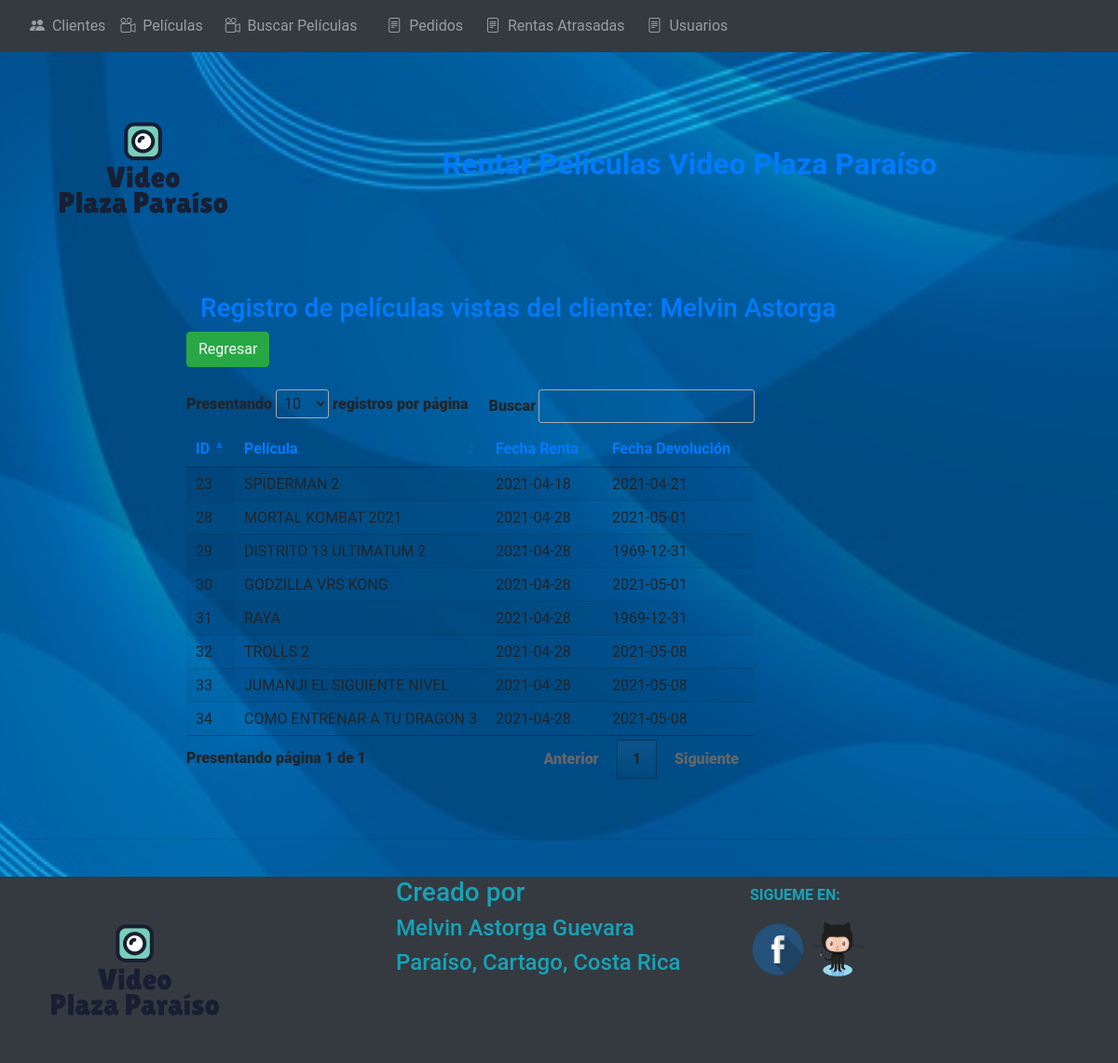
/renta_vistas.php?customer_id=1&customer_name=Melvin&lastname=Astorga, run on the app's committed database.
### tables this page shows
CREATE TABLE `rent` (
  `rent_id` int(11) NOT NULL AUTO_INCREMENT,
  `customer_id` int(11) DEFAULT NULL,
  `movie_id` int(11) DEFAULT NULL,
  `date_rent` date DEFAULT NULL,
  `date_return` date DEFAULT NULL,
  `rent_status` varchar(30) DEFAULT NULL,
  PRIMARY KEY (`rent_id`),
  KEY `FK_CustomerRent` (`customer_id`),
  KEY `FK_MovieRent` (`movie_id`),
  CONSTRAINT `FK_CustomerRent` FOREIGN KEY (`customer_id`) REFERENCES `customer` (`customer_id`),
  CONSTRAINT `FK_MovieRent` FOREIGN KEY (`movie_id`) REFERENCES `movie` (`movie_id`)
);

CREATE TABLE `movie` (
  `movie_id` int(11) NOT NULL AUTO_INCREMENT,
  `movie_code` varchar(30) DEFAULT NULL,
  `movie_name` varchar(60) DEFAULT NULL,
  `gender` varchar(40) DEFAULT NULL,
  `spanish` tinyint(1) DEFAULT NULL,
  `actor` varchar(100) DEFAULT NULL,
  `director` varchar(60) DEFAULT NULL,
  `active` int(11) DEFAULT NULL,
  PRIMARY KEY (`movie_id`)
);

### renta_vistas.php (the view, shortened to what this page needs)
<?php
$id_customer = $_GET['customer_id'];
$customer_name = $_GET['customer_name'];
$lastname = $_GET['lastname'];
?>
<!DOCTYPE html>
<html lang="en">
<head>
    <link rel="stylesheet" href="https://maxcdn.bootstrapcdn.com/bootstrap/4.0.0/css/bootstrap.min.css">
    <link rel="stylesheet" href="https://maxcdn.bootstrapcdn.com/bootstrap/4.0.0/css/bootstrap.min.css">
  <link rel="stylesheet" href="https://use.fontawesome.com/releases/v5.0.8/css/solid.css">
  <link rel="stylesheet" type="text/css" href="css/background.css">
  <link rel="stylesheet" type="text/css" href="css/toastr.min.css">
  <link rel="stylesheet" href="https://cdn.jsdelivr.net/npm/bootstrap-icons@1.3.0/font/bootstrap-icons.css">
  <link rel="stylesheet" type="text/css" href="https://cdn.datatables.net/1.10.19/css/jquery.dataTables.min.css">
  <link rel="stylesheet" type="text/css" href="https://cdnjs.cloudflare.com/ajax/libs/font-awesome/5.15.2/css/all.min.css">
  <link rel="stylesheet" type="text/css" href="css/app.css">
</head>
<div class="container p-4">
  <div class="row">
    <div class="col-md-3">
      <img src="img/logo_video.png">
    </div>
    <div class="col-md-9 contenedor">
    <h2 align="center" class="text-primary"><b>Rentar Películas Video Plaza Paraíso<b></h2>
    </div>
  </div>
</div>
<div class="container" style="width: 800px; margin-top: 10px;">
        <?php
    echo "<h3 class='text-primary'>Registro de películas vistas del cliente: $customer_name $lastname</h3>";
?>
		<div class="row">
        <input class="btn btn-success text-light" type="button" value="Regresar" onClick="history.go(-1);">
		</div>
        <br>
        <div class="row">
             <table id="example" class="display" style="width:100%">
        <thead>
            <tr>
                <th class="text-primary">ID</th>
                <th class="text-primary">Película</th>
                <th class="text-primary">Fecha Renta</th>
                <th class="text-primary">Fecha Devolución</th>
            </tr>
        </thead>
        <tbody>
        	<?php
        	      include("connection.php");
                  $query ="SELECT R.rent_id as ID, M.movie_name as Pelicula, C.customer_name as Cliente, R.date_rent as FechaRenta, R.date_return as FechaRegreso FROM customer as C, movie as M, rent as R where R.customer_id = $id_customer and R.customer_id = C.customer_id and R.movie_id = M.movie_id and R.rent_status='devuelta'";
                  $sql = mysqli_query($connection,$query);
                  while($row = mysqli_fetch_array($sql))
                  {
        	?>
            <tr>
                <td><?php echo $row["ID"];?></td>
                <td><?php echo $row["Pelicula"];?></td>
                <td><?php echo $row["FechaRenta"];?></td>
                <td><?php echo $row["FechaRegreso"];?></td>
             </tr>
            <?php } ?>
        </tbody>
    </table>
		</div>
 </div>
<br><br>
<hr>
<br>
</body>
</html>

### css/app.css (style rules this page uses)
.contenedor { display: flex; justify-content: center; align-items: center; }

### data on the page
rent: rent_id "23", movie.movie_name "SPIDERMAN 2", date_rent "2021-04-18", date_return "2021-04-21"
rent: rent_id "28", movie.movie_name "MORTAL KOMBAT 2021", date_rent "2021-04-28", date_return "2021-05-01"
rent: rent_id "29", movie.movie_name "DISTRITO 13 ULTIMATUM 2", date_rent "2021-04-28", date_return "1969-12-31"
rent: rent_id "30", movie.movie_name "GODZILLA VRS KONG", date_rent "2021-04-28", date_return "2021-05-01"
rent: rent_id "31", movie.movie_name "RAYA", date_rent "2021-04-28", date_return "1969-12-31"
rent: rent_id "32", movie.movie_name "TROLLS 2", date_rent "2021-04-28", date_return "2021-05-08"
rent: rent_id "33", movie.movie_name "JUMANJI EL SIGUIENTE NIVEL", date_rent "2021-04-28", date_return "2021-05-08"
rent: rent_id "34", movie.movie_name "COMO ENTRENAR A TU DRAGON 3", date_rent "2021-04-28", date_return "2021-05-08"

### other printed values
$customer_name "Melvin"
$lastname "Astorga"
